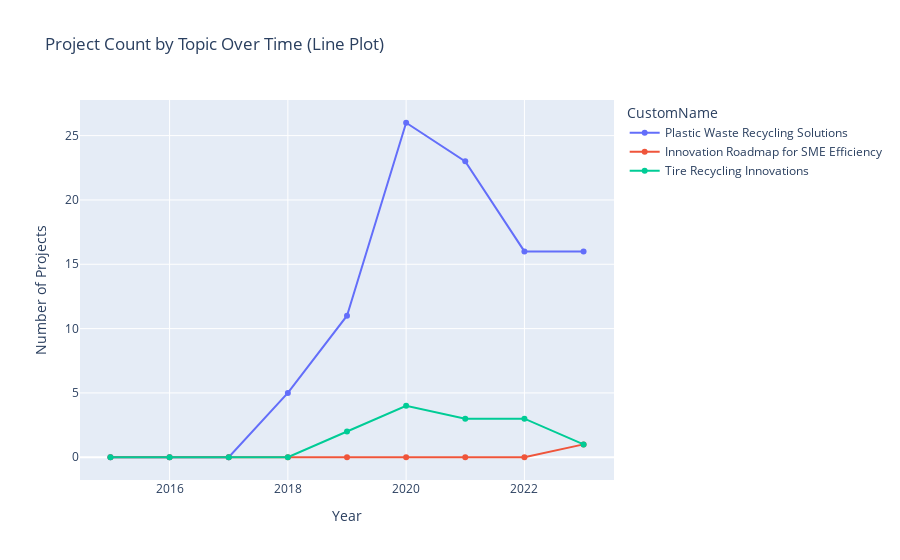

Here is the notebook cell this chart was saved with:
### Markdown cell above
#### **PROJECT COUNT OVER TIME** <a class="anchor" id="project_count"></a>

### Code cell
df_projects['start_year'] = df_projects['Looptijd'].str.extract(r'(\d{4})')
df_projects['start_date'] = df_projects['start_year'] + '-01-01'

# Convert 'start_date' to datetime format
df_projects['start_date'] = pd.to_datetime(df_projects['start_date'])


# Filter data
filtered_data = df_projects[(df_projects['start_date'].dt.year >= START_YEAR) &
                            (df_projects['start_date'].dt.year <= END_YEAR) &
                            (df_projects['Topic'].isin(TOPICS))]

# Group data by year and topic
grouped_data = filtered_data.groupby([filtered_data['start_date'].dt.year, 'Topic'])[COLUMN_PROJECT_ID].count().unstack(fill_value=0)

# Ensure all years are included in the index
all_years = pd.Index(range(START_YEAR, END_YEAR + 1), name='Year')
grouped_data = grouped_data.reindex(all_years, fill_value=0)

# Create the line plot
line_fig = go.Figure()

# Get cluster representations for topic labels
topic_data = filtered_data.drop_duplicates(subset=['Topic'])

for topic in SELECTED_TOPIC_IDS:
    if topic in grouped_data.columns:
        representation = topic_data.loc[topic_data['Topic'] == topic, 'CustomName'].iloc[0]
        if isinstance(representation, list):
            representation = ', '.join(representation)
        
        # Adding trace to line plot
        line_fig.add_trace(go.Scatter(
            x=grouped_data.index,
            y=grouped_data[topic],
            name=representation,
            mode='lines+markers'
        ))

# Update layout for the line plot
line_fig.update_layout(
    title='Project Count by Topic Over Time (Line Plot)',
    xaxis_title='Year',
    yaxis_title='Number of Projects',
    legend_title='CustomName'
)

# Show the line plot
line_fig.show()

### Figure 1 — Plotly figure (JSON) as saved in the notebook; plotly's stock layout.template omitted (floating-point values rounded to 4 significant figures)
{"data": [{"mode": "lines+markers", "name": "Plastic Waste Recycling Solutions", "type": "scatter", "x": [2015, 2016, 2017, 2018, 2019, 2020, 2021, 2022, 2023], "y": [0, 0, 0, 5, 11, 26, 23, 16, 16]}, {"mode": "lines+markers", "name": "Innovation Roadmap for SME Efficiency", "type": "scatter", "x": [2015, 2016, 2017, 2018, 2019, 2020, 2021, 2022, 2023], "y": [0, 0, 0, 0, 0, 0, 0, 0, 1]}, {"mode": "lines+markers", "name": "Tire Recycling Innovations", "type": "scatter", "x": [2015, 2016, 2017, 2018, 2019, 2020, 2021, 2022, 2023], "y": [0, 0, 0, 0, 2, 4, 3, 3, 1]}], "layout": {"legend": {"title": {"text": "CustomName"}}, "title": {"text": "Project Count by Topic Over Time (Line Plot)"}, "xaxis": {"title": {"text": "Year"}}, "yaxis": {"title": {"text": "Number of Projects"}}}}
